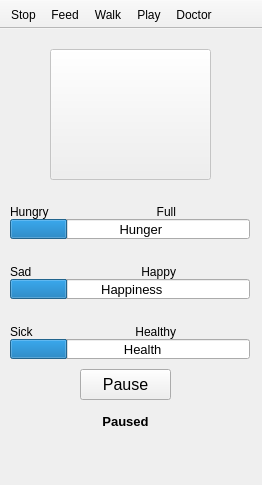
<?xml version="1.0" encoding="UTF-8"?>
<ui version="4.0">
 <class>MainWindow</class>
 <widget class="QMainWindow" name="MainWindow">
  <property name="geometry">
   <rect>
    <x>0</x>
    <y>0</y>
    <width>262</width>
    <height>485</height>
   </rect>
  </property>
  <property name="windowTitle">
   <string>Virtual Pet</string>
  </property>
  <widget class="QWidget" name="centralwidget">
   <widget class="QPushButton" name="petPic">
    <property name="enabled">
     <bool>false</bool>
    </property>
    <property name="geometry">
     <rect>
      <x>50</x>
      <y>20</y>
      <width>161</width>
      <height>131</height>
     </rect>
    </property>
    <property name="mouseTracking">
     <bool>false</bool>
    </property>
    <property name="text">
     <string/>
    </property>
    <property name="icon">
     <iconset>
      <normaloff>../pet1.gif</normaloff>
      <disabledoff>../pet1.gif</disabledoff>../pet1.gif</iconset>
    </property>
    <property name="iconSize">
     <size>
      <width>160</width>
      <height>134</height>
     </size>
    </property>
    <property name="checkable">
     <bool>false</bool>
    </property>
    <property name="autoDefault">
     <bool>false</bool>
    </property>
    <property name="flat">
     <bool>false</bool>
    </property>
   </widget>
   <widget class="QProgressBar" name="progressBar_1">
    <property name="geometry">
     <rect>
      <x>10</x>
      <y>190</y>
      <width>240</width>
      <height>20</height>
     </rect>
    </property>
    <property name="font">
     <font>
      <pointsize>10</pointsize>
     </font>
    </property>
    <property name="value">
     <number>24</number>
    </property>
    <property name="textVisible">
     <bool>true</bool>
    </property>
    <property name="textDirection">
     <enum>QProgressBar::TopToBottom</enum>
    </property>
    <property name="format">
     <string>      Hunger</string>
    </property>
   </widget>
   <widget class="QProgressBar" name="progressBar_2">
    <property name="geometry">
     <rect>
      <x>10</x>
      <y>250</y>
      <width>240</width>
      <height>20</height>
     </rect>
    </property>
    <property name="font">
     <font>
      <pointsize>10</pointsize>
     </font>
    </property>
    <property name="value">
     <number>24</number>
    </property>
    <property name="textVisible">
     <bool>true</bool>
    </property>
    <property name="textDirection">
     <enum>QProgressBar::TopToBottom</enum>
    </property>
    <property name="format">
     <string> Happiness</string>
    </property>
   </widget>
   <widget class="QProgressBar" name="progressBar_3">
    <property name="geometry">
     <rect>
      <x>10</x>
      <y>310</y>
      <width>240</width>
      <height>20</height>
     </rect>
    </property>
    <property name="font">
     <font>
      <pointsize>10</pointsize>
     </font>
    </property>
    <property name="layoutDirection">
     <enum>Qt::LeftToRight</enum>
    </property>
    <property name="value">
     <number>24</number>
    </property>
    <property name="textVisible">
     <bool>true</bool>
    </property>
    <property name="textDirection">
     <enum>QProgressBar::TopToBottom</enum>
    </property>
    <property name="format">
     <string>       Health</string>
    </property>
   </widget>
   <widget class="QLabel" name="label">
    <property name="geometry">
     <rect>
      <x>10</x>
      <y>173</y>
      <width>46</width>
      <height>20</height>
     </rect>
    </property>
    <property name="text">
     <string>Hungry</string>
    </property>
   </widget>
   <widget class="QLabel" name="label_2">
    <property name="geometry">
     <rect>
      <x>130</x>
      <y>173</y>
      <width>46</width>
      <height>20</height>
     </rect>
    </property>
    <property name="text">
     <string>Full</string>
    </property>
    <property name="alignment">
     <set>Qt::AlignRight|Qt::AlignTrailing|Qt::AlignVCenter</set>
    </property>
   </widget>
   <widget class="QLabel" name="label_3">
    <property name="geometry">
     <rect>
      <x>10</x>
      <y>233</y>
      <width>46</width>
      <height>20</height>
     </rect>
    </property>
    <property name="text">
     <string>Sad</string>
    </property>
   </widget>
   <widget class="QLabel" name="label_4">
    <property name="geometry">
     <rect>
      <x>130</x>
      <y>233</y>
      <width>46</width>
      <height>20</height>
     </rect>
    </property>
    <property name="text">
     <string>Happy</string>
    </property>
    <property name="alignment">
     <set>Qt::AlignRight|Qt::AlignTrailing|Qt::AlignVCenter</set>
    </property>
   </widget>
   <widget class="QLabel" name="label_5">
    <property name="geometry">
     <rect>
      <x>10</x>
      <y>293</y>
      <width>46</width>
      <height>20</height>
     </rect>
    </property>
    <property name="text">
     <string>Sick</string>
    </property>
   </widget>
   <widget class="QLabel" name="label_6">
    <property name="geometry">
     <rect>
      <x>130</x>
      <y>293</y>
      <width>46</width>
      <height>20</height>
     </rect>
    </property>
    <property name="text">
     <string>Healthy</string>
    </property>
    <property name="alignment">
     <set>Qt::AlignRight|Qt::AlignTrailing|Qt::AlignVCenter</set>
    </property>
   </widget>
   <widget class="QPushButton" name="btnPause">
    <property name="geometry">
     <rect>
      <x>80</x>
      <y>340</y>
      <width>91</width>
      <height>31</height>
     </rect>
    </property>
    <property name="font">
     <font>
      <pointsize>12</pointsize>
     </font>
    </property>
    <property name="text">
     <string>Pause</string>
    </property>
   </widget>
   <widget class="QLabel" name="lblPaused">
    <property name="geometry">
     <rect>
      <x>85</x>
      <y>382</y>
      <width>81</width>
      <height>21</height>
     </rect>
    </property>
    <property name="font">
     <font>
      <pointsize>10</pointsize>
      <weight>75</weight>
      <bold>true</bold>
     </font>
    </property>
    <property name="text">
     <string>Paused</string>
    </property>
    <property name="alignment">
     <set>Qt::AlignCenter</set>
    </property>
   </widget>
  </widget>
  <widget class="QToolBar" name="toolBar">
   <property name="minimumSize">
    <size>
     <width>100</width>
     <height>50</height>
    </size>
   </property>
   <property name="windowTitle">
    <string>toolBar</string>
   </property>
   <property name="movable">
    <bool>false</bool>
   </property>
   <property name="iconSize">
    <size>
     <width>40</width>
     <height>40</height>
    </size>
   </property>
   <property name="toolButtonStyle">
    <enum>Qt::ToolButtonTextUnderIcon</enum>
   </property>
   <attribute name="toolBarArea">
    <enum>TopToolBarArea</enum>
   </attribute>
   <attribute name="toolBarBreak">
    <bool>false</bool>
   </attribute>
   <addaction name="actionStop"/>
   <addaction name="actionFeed"/>
   <addaction name="actionWalk"/>
   <addaction name="actionPlay"/>
   <addaction name="actionDoctor"/>
  </widget>
  <action name="actionStop">
   <property name="icon">
    <iconset>
     <normaloff>../stopbutton.gif</normaloff>
     <normalon>stopbutton.gif</normalon>../stopbutton.gif</iconset>
   </property>
   <property name="text">
    <string>Stop</string>
   </property>
  </action>
  <action name="actionFeed">
   <property name="icon">
    <iconset>
     <normaloff>../eatbutton.gif</normaloff>
     <normalon>eatbutton.gif</normalon>../eatbutton.gif</iconset>
   </property>
   <property name="text">
    <string>Feed</string>
   </property>
  </action>
  <action name="actionWalk">
   <property name="icon">
    <iconset>
     <normaloff>../walkbutton.gif</normaloff>
     <normalon>walkbutton.gif</normalon>../walkbutton.gif</iconset>
   </property>
   <property name="text">
    <string>Walk</string>
   </property>
  </action>
  <action name="actionPlay">
   <property name="icon">
    <iconset>
     <normaloff>../playbutton.gif</normaloff>
     <normalon>playbutton.gif</normalon>../playbutton.gif</iconset>
   </property>
   <property name="text">
    <string>Play</string>
   </property>
  </action>
  <action name="actionDoctor">
   <property name="icon">
    <iconset>
     <normaloff>../docbutton.gif</normaloff>
     <normalon>docbutton.gif</normalon>../docbutton.gif</iconset>
   </property>
   <property name="text">
    <string>Doctor</string>
   </property>
  </action>
 </widget>
 <resources/>
 <connections/>
</ui>
